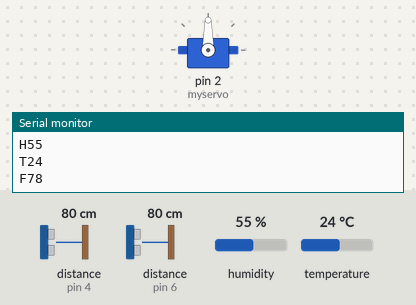
Recording of a sketch running on a simulated Arduino Mega 2560, built with avr-gcc and run on an emulated ATmega2560. Shown: servo, the last lines printed to the serial monitor. Wiring (inferred from the names in the program): 2 × ultrasonic range finder: trigger pin 3, echo pin 4 / trigger pin 5, echo pin 6. Inputs (shaded band) come from the test bench; at power-on: distance to the obstacle (sensors on pin 4, pin 6) 80 cm, humidity 55 %, temperature 24 °C. The echo pulse lasts 58.3 µs per cm; no radio packets arrive unless stated.

Above: at 2.2 s.
2.3 s: distance to the obstacle (sensor on pin 4) set to 17 cm
4.3 s: distance to the obstacle (sensor on pin 4) set to 14 cm
At 11.2 s:
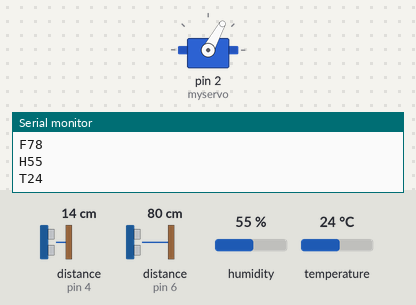
11.3 s: distance to the obstacle (sensor on pin 4) set to 18 cm
At 19.1 s:
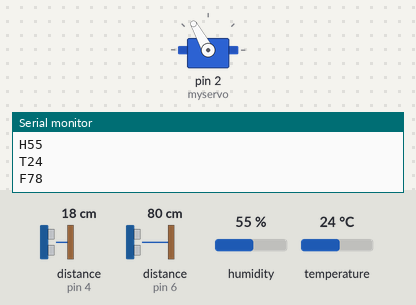
Timing chart, 0 to 20.6 s (numbered marks = the images above; inputs shaded):
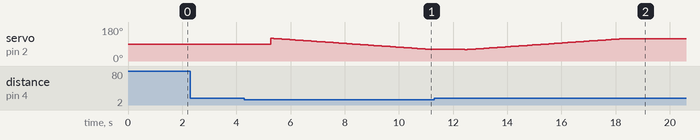

The sketch:

bin.ino
```cpp
#include <Servo.h>
#include <SPI.h>
#include <nRF24L01.h>
#include <RF24.h>
#include <RF24_config.h>
#include <dht.h>

#define dht_apin 7 // sensor is connected to 7

#define trigPin1 5//Fill-level sensor trigger pin
#define echoPin1 6//Fill-level sensor echo pin

#define trigPin2 3//Proximity sensor trigger pin
#define echoPin2 4//Proximity sensor echo pin

dht DHT;
RF24 radio(9, 53);

int msg[1];
int messageSize;
int messageSize1;
int messageSize2;
const uint64_t pipe = 0xF0F0F0F0E1LL;
int charToSend[1];
int charToSend1[1];
int charToSend2[1];

int bo = 0;

Servo myservo;  // create servo object to control a servo

int pos = 0;    // variable to store the servo position
long distance1; // Duration used to calculate distance
long distance2;

void setup()
{
  Serial.begin(9600);
  pinMode(trigPin1, OUTPUT);
  pinMode(echoPin1, INPUT);
  pinMode(trigPin2, OUTPUT);
  pinMode(echoPin2, INPUT);
  myservo.attach(2);  // attaches the servo on pin 9 to the servo object
  delay(1000);
  radio.begin();// NRF
  radio.openWritingPipe(pipe);
}

void loop()
{
 String s1 = "M";
 DHT.read11(dht_apin);
 int humidity = DHT.humidity;
 int temperature = DHT.temperature;
 String s2 = "H";
 String s3 = "T";
 String hum = s2 + String(humidity);
 String temp = s3 + String(temperature);
 messageSize = hum.length();
 messageSize1 = temp.length();

 Serial.print(s2);
 Serial.println(humidity);
 Serial.print(s3);
 Serial.println(temperature);
 //delay(5000);

 for (int i = -1; i < messageSize; i++)
 {
  charToSend[0] = hum.charAt(i);
  radio.write(charToSend, 1);
 }
 msg[0] = 2;
 radio.write(msg, 1);
 //delay(1000);

 for (int i = -1; i < messageSize1; i++)
 {
  charToSend1[0] = temp.charAt(i);
  radio.write(charToSend1, 1);
 }
 msg[0] = 2;
 radio.write(msg, 1);
 //delay(1000);

 long a2 = dist2();//returns the value of proximity sensor
 long a1 = dist1();//returns the value of fill-level sensor
 //Opens the lid
 if(a2<15 && bo==0 && a1>10)
 {
  openb();
  bo=1;
 }
 //Closes the lid
 if(a2>15 && bo==1)
 {
  closeb();
  bo=0;
 }

  //long val = map(a2,0,1023,0,180);
  String s4 = "F";
  String dist = s2 + String(a1);
  messageSize2 = dist.length();
  Serial.print(s4);
  Serial.println(a1);
  //Serial.println(a2);
  //delay(2000);

 for (int i = -1; i < messageSize2; i++)
 {
  charToSend2[0] = dist.charAt(i);
  radio.write(charToSend2, 1);
 }
 msg[0] = 2;
 radio.write(msg, 1);
 delay(1000);
}

void closeb()
{
 for (pos = 60; pos < 120; pos++)
  {
   delay(100);
   myservo.write(pos);
  }
}

void openb()
{
  for (pos = 120; pos > 60; pos--)
  {
   myservo.write(pos);
   delay(100);
  }
}

long dist1()
{
 digitalWrite(trigPin1, LOW);
 delayMicroseconds(2);

 digitalWrite(trigPin1, HIGH);
 delayMicroseconds(10);
 digitalWrite(trigPin1, LOW);

 long distance1 = pulseIn(echoPin1, HIGH);
 //distance = distance/58;
 distance1 = distance1*0.034/2;
 return(distance1);
}

long dist2()
{
 digitalWrite(trigPin2, LOW);
 delayMicroseconds(2);

 digitalWrite(trigPin2, HIGH);
 delayMicroseconds(10);
 digitalWrite(trigPin2, LOW);

 long distance2 = pulseIn(echoPin2, HIGH);
 //distance = distance/58;
 distance2 = distance2*0.034/2;
 return(distance2);
}
```

Measured:
- the behaviour switches between 16 and 15 cm on distance to the obstacle (sensor on pin 4) (found by bisection; images 0 and 1)
- after the input at 4.3 s, servo on pin 2 (myservo): 90° → 120° after 0.97 s, → 119° 0.10 s later, → 118° 0.10 s later, → 117° 0.10 s later, … (60 changes in this stretch)
- after the input at 11.3 s, servo on pin 2 (myservo): 61° → 60° after 1.1 s, → 61° 0.10 s later, → 62° 0.10 s later, → 63° 0.10 s later, … (60 changes in this stretch)
